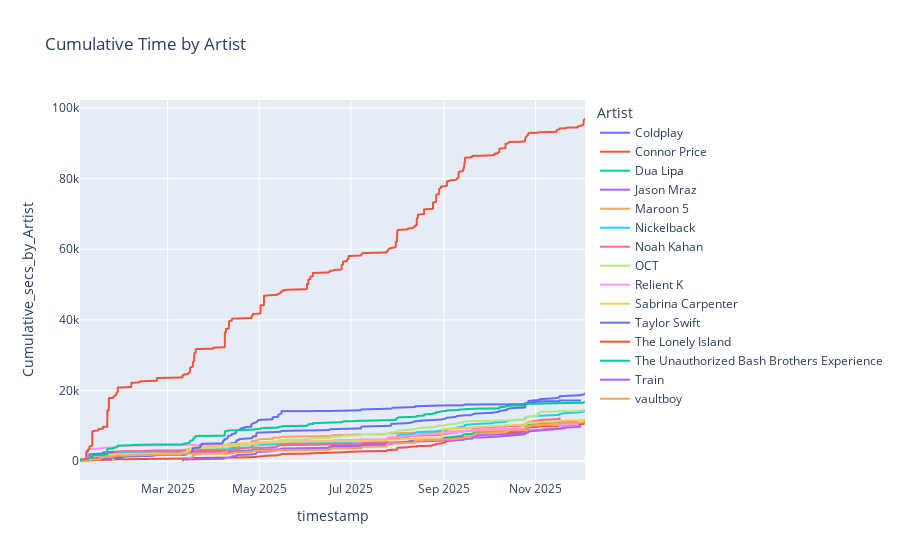

The notebook cell this image was saved under:
### Code cell
trend_graph(year_25, 'Artist', 15)
